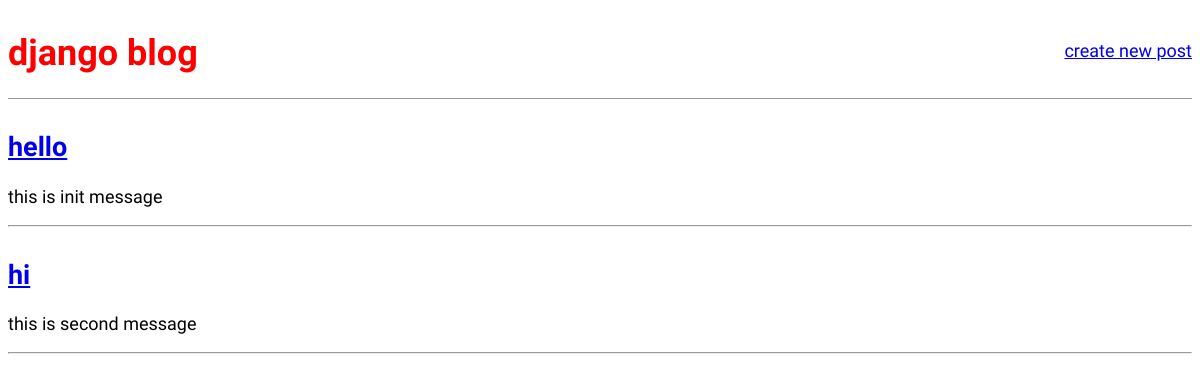
The app's page /, older data.
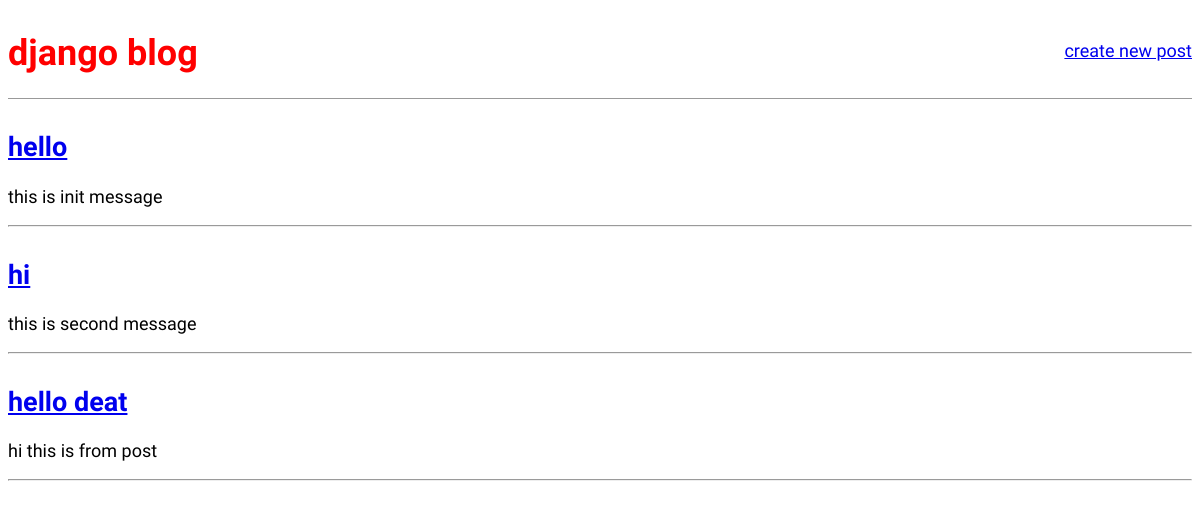
The same page, newer data.
### blog/models.py (models this page shows, shortened)
class Post (models.Model):
    title = models.CharField(max_length=50)
    author = models.ForeignKey(
        'auth.User',
        on_delete =models.CASCADE,
    )
    body = models.TextField()

### blog/views.py (the view)
# urls.py: path("",views.BlogListView.as_view(),name='home'),
class BlogListView(ListView):
    model = Post
    template_name = 'blog/home.html'

### templates/blog/home.html (shortened to what this page needs)
{% extends "base.html" %}
{% block content %}
{% for post in post_list %}
<h2><a href="{% url 'post_detail' post.pk %}">{{post.title}}</a></h2>
<p>{{post.body}}</p>
<hr>
{% endfor %}
{% endblock content %}

Row changes from the older to the newer data that the page shows:
added Post: title "hello deat", body "hi this is from post"
